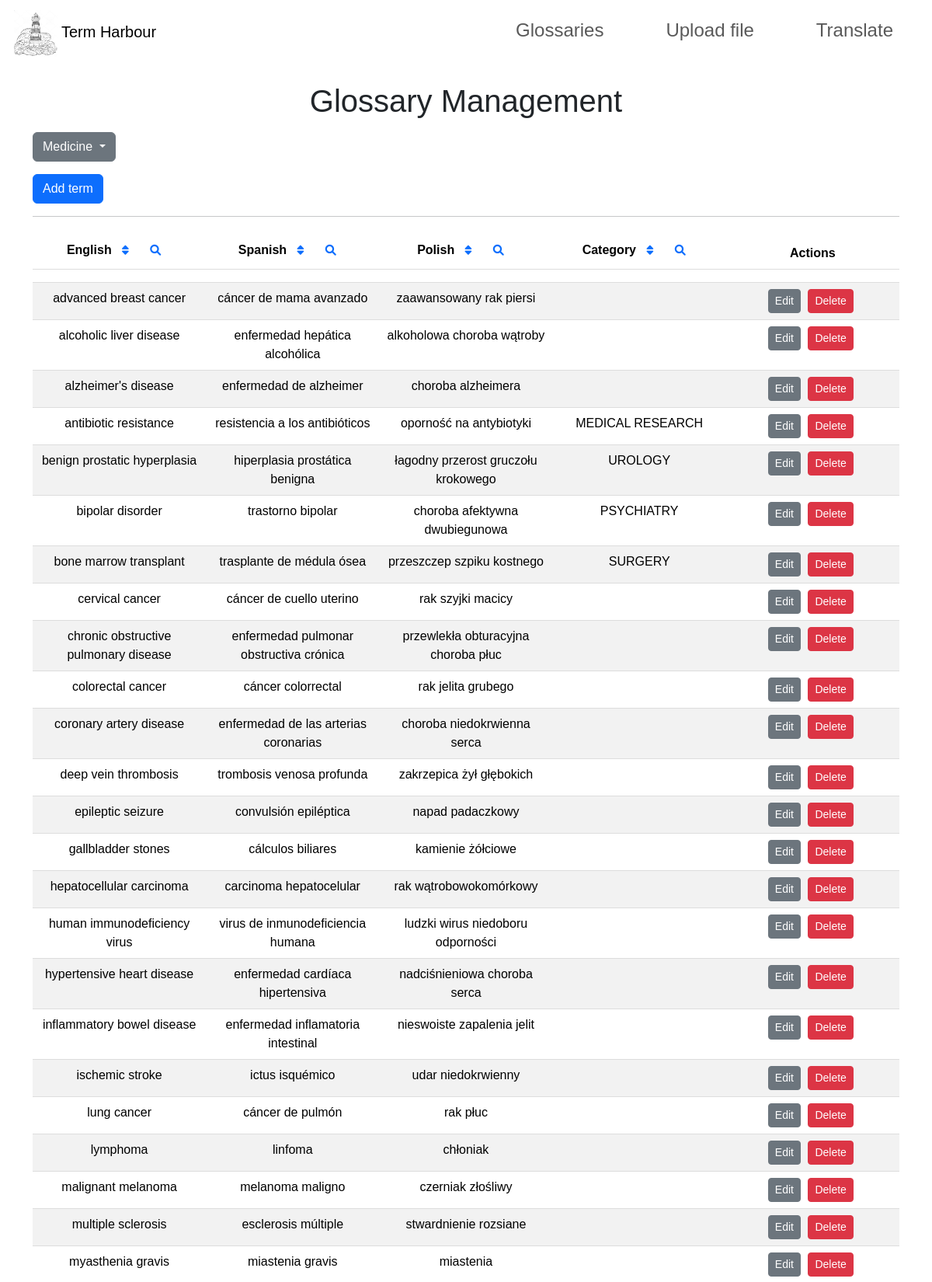
The page /glossary (upper part) on the database its author committed.
### app.py (models this page shows)
class Glossary(db.Model):
    __tablename__ = 'medicine'
    english = db.Column(db.String(80), primary_key=True)
    spanish = db.Column(db.String(80), nullable=True)
    polish = db.Column(db.String(80), nullable=True)
    categories = db.Column(db.String(255), nullable=True)

### app.py (the view)
@app.route('/glossary')
def glossary():
    table_name = request.args.get('table', 'medicine')
    records = db.session.execute(text(f'SELECT * FROM {table_name}')).fetchall()
    return render_template('glossary.html', records=records, table=table_name)

### templates/glossary.html (shortened to what this page needs)
<!DOCTYPE html>
<html lang="en">
<head>
    <link rel="stylesheet" href="https://cdn.jsdelivr.net/npm/bootstrap@5.3.3/dist/css/bootstrap.min.css">
    <link rel="stylesheet" href="https://cdnjs.cloudflare.com/ajax/libs/font-awesome/6.0.0-beta3/css/all.min.css">
    <link rel="stylesheet" href="../static/glossary/glossary.css">
</head>
<body>
    {% include 'navbar.html' %}
    <div class="container">
        <h1 class="text-center">Glossary Management</h1>
        <div class="dropdown my-3">
            <button class="btn btn-secondary dropdown-toggle" type="button" id="dropdownMenuButton" data-bs-toggle="dropdown" aria-expanded="false">
                {{ table.capitalize() }}
            </button>
        </div>
        <button class="btn btn-primary" id="addRecordButton">Add term</button>
        <hr>
        <table class="table table-striped text-center">
            <thead>
                <tr>
                    <th style="width: 20%;">English
                        <button class="btn btn-sm btn-link sort-btn" data-column="english" data-order="asc">
                            <i class="fas fa-sort"></i>
                        </button>
                        <button class="btn btn-sm btn-link search-btn" data-column="english">
                            <i class="fas fa-search"></i>
                        </button>
                    </th>
                    <th style="width: 20%;">Spanish
                        <button class="btn btn-sm btn-link sort-btn" data-column="spanish" data-order="asc">
                            <i class="fas fa-sort"></i>
                        </button>
                        <button class="btn btn-sm btn-link search-btn" data-column="spanish">
                            <i class="fas fa-search"></i>
                        </button>
                    </th>
                    <th style="width: 20%;">Polish
                        <button class="btn btn-sm btn-link sort-btn" data-column="polish" data-order="asc">
                            <i class="fas fa-sort"></i>
                        </button>
                        <button class="btn btn-sm btn-link search-btn" data-column="polish">
                            <i class="fas fa-search"></i>
                        </button>
                    </th>
                    <th style="width: 20%;">Category
                        <button class="btn btn-sm btn-link sort-btn" data-column="categories" data-order="asc">
                            <i class="fas fa-sort"></i>
                        </button>
                        <button class="btn btn-sm btn-link search-btn" data-column="categories">
                            <i class="fas fa-search"></i>
                        </button>
                    </th>
                    <th style="width: 20%;">Actions</th>
                </tr>
                <tr>
                    <th><input type="text" class="form-control search-input" data-column="english" placeholder="Search English" style="display: none;"></th>
                    <th><input type="text" class="form-control search-input" data-column="spanish" placeholder="Search Spanish" style="display: none;"></th>
                    <th><input type="text" class="form-control search-input" data-column="polish" placeholder="Search Polish" style="display: none;"></th>
                    <th><input type="text" class="form-control search-input" data-column="categories" placeholder="Search Category" style="display: none;"></th>
                    <th></th>
                </tr>
            </thead>
            <tbody id="glossaryTableBody">
                {% for record in records %}
                <tr>
                    <td>{{ record.english }}</td>
                    <td>{{ record.spanish }}</td>
                    <td>{{ record.polish }}</td>
                    <td>{{ record.categories }}</td>
                    <td>
                        <button class="btn btn-secondary btn-sm edit-btn" data-english="{{ record.english }}">Edit</button>
                        <button class="btn btn-danger btn-sm delete-btn" data-english="{{ record.english }}">Delete</button>
                    </td>
                </tr>
                {% endfor %}
            </tbody>
        </table>
    </div>
</body>
</html>

### templates/navbar.html (shortened to what this page needs)
<nav class="navbar navbar-expand-lg">
  <a class="navbar-brand" href="/">
    <img
      src="{{ url_for('static', filename='z_static_files/logo.jpeg') }}"
      height="60px"
      alt="logo"
      style="margin-left: 10%"
    />
    Term Harbour
  </a>
  <div
    class="collapse navbar-collapse justify-content-end"
    id="basic-navbar-nav"
  >
    <ul class="navbar-nav ml-auto" style="padding-left: 30%; padding-right: 2%">
      <li class="nav-item">
        <a
          class="nav-link"
          href="glossary"
          style="padding-left: 50px; padding-right: 30px"
        >
          <h4>Glossaries</h4>
        </a>
      </li>
      <li class="nav-item">
        <a
          class="nav-link"
          href="upload"
          style="padding-left: 50px; padding-right: 30px"
        >
          <h4>Upload file</h4>
        </a>
      </li>
      <li class="nav-item">
        <a
          class="nav-link"
          href="/"
          style="padding-left: 50px; padding-right: 30px"
        >
          <h4>Translate</h4>
        </a>
      </li>
    </ul>
  </div>
</nav>

### static/glossary/glossary.css (style rules this page uses)
body { font-family: Arial, sans-serif; }
h1 { text-align: center; margin-top: 20px; }
table { width: 100%; margin: 20px auto; border-collapse: collapse; }
th, td { padding: 12px; text-align: center; border-bottom: 1px solid #ddd; }
th { background-color: #f2f2f2; position: relative; }
.btn { margin-right: 5px; }

### rows shown on the page
Glossary: english "advanced breast cancer", spanish "cáncer de mama avanzado", polish "zaawansowany rak piersi"
Glossary: english "alcoholic liver disease", spanish "enfermedad hepática alcohólica", polish "alkoholowa choroba wątroby"
Glossary: english "alzheimer's disease", spanish "enfermedad de alzheimer", polish "choroba alzheimera"
Glossary: english "antibiotic resistance", spanish "resistencia a los antibióticos", polish "oporność na antybiotyki", categories "MEDICAL RESEARCH"
Glossary: english "benign prostatic hyperplasia", spanish "hiperplasia prostática benigna", polish "łagodny przerost gruczołu krokowego", categories "UROLOGY"
Glossary: english "bipolar disorder", spanish "trastorno bipolar", polish "choroba afektywna dwubiegunowa", categories "PSYCHIATRY"
Glossary: english "bone marrow transplant", spanish "trasplante de médula ósea", polish "przeszczep szpiku kostnego", categories "SURGERY"
Glossary: english "cervical cancer", spanish "cáncer de cuello uterino", polish "rak szyjki macicy"
Glossary: english "chronic obstructive pulmonary disease", spanish "enfermedad pulmonar obstructiva crónica", polish "przewlekła obturacyjna choroba płuc"
Glossary: english "colorectal cancer", spanish "cáncer colorrectal", polish "rak jelita grubego"
Glossary: english "coronary artery disease", spanish "enfermedad de las arterias coronarias", polish "choroba niedokrwienna serca"
Glossary: english "deep vein thrombosis", spanish "trombosis venosa profunda", polish "zakrzepica żył głębokich"
Glossary: english "epileptic seizure", spanish "convulsión epiléptica", polish "napad padaczkowy"
Glossary: english "gallbladder stones", spanish "cálculos biliares", polish "kamienie żółciowe"
Glossary: english "hepatocellular carcinoma", spanish "carcinoma hepatocelular", polish "rak wątrobowokomórkowy"
Glossary: english "human immunodeficiency virus", spanish "virus de inmunodeficiencia humana", polish "ludzki wirus niedoboru odporności"
Glossary: english "hypertensive heart disease", spanish "enfermedad cardíaca hipertensiva", polish "nadciśnieniowa choroba serca"
Glossary: english "inflammatory bowel disease", spanish "enfermedad inflamatoria intestinal", polish "nieswoiste zapalenia jelit"
Glossary: english "ischemic stroke", spanish "ictus isquémico", polish "udar niedokrwienny"
Glossary: english "lung cancer", spanish "cáncer de pulmón", polish "rak płuc"
Glossary: english "lymphoma", spanish "linfoma", polish "chłoniak"
Glossary: english "malignant melanoma", spanish "melanoma maligno", polish "czerniak złośliwy"
Glossary: english "multiple sclerosis", spanish "esclerosis múltiple", polish "stwardnienie rozsiane"
Glossary: english "myasthenia gravis", spanish "miastenia gravis", polish "miastenia"

### other values the page prints
{{ table.capitalize() }} "Medicine"
